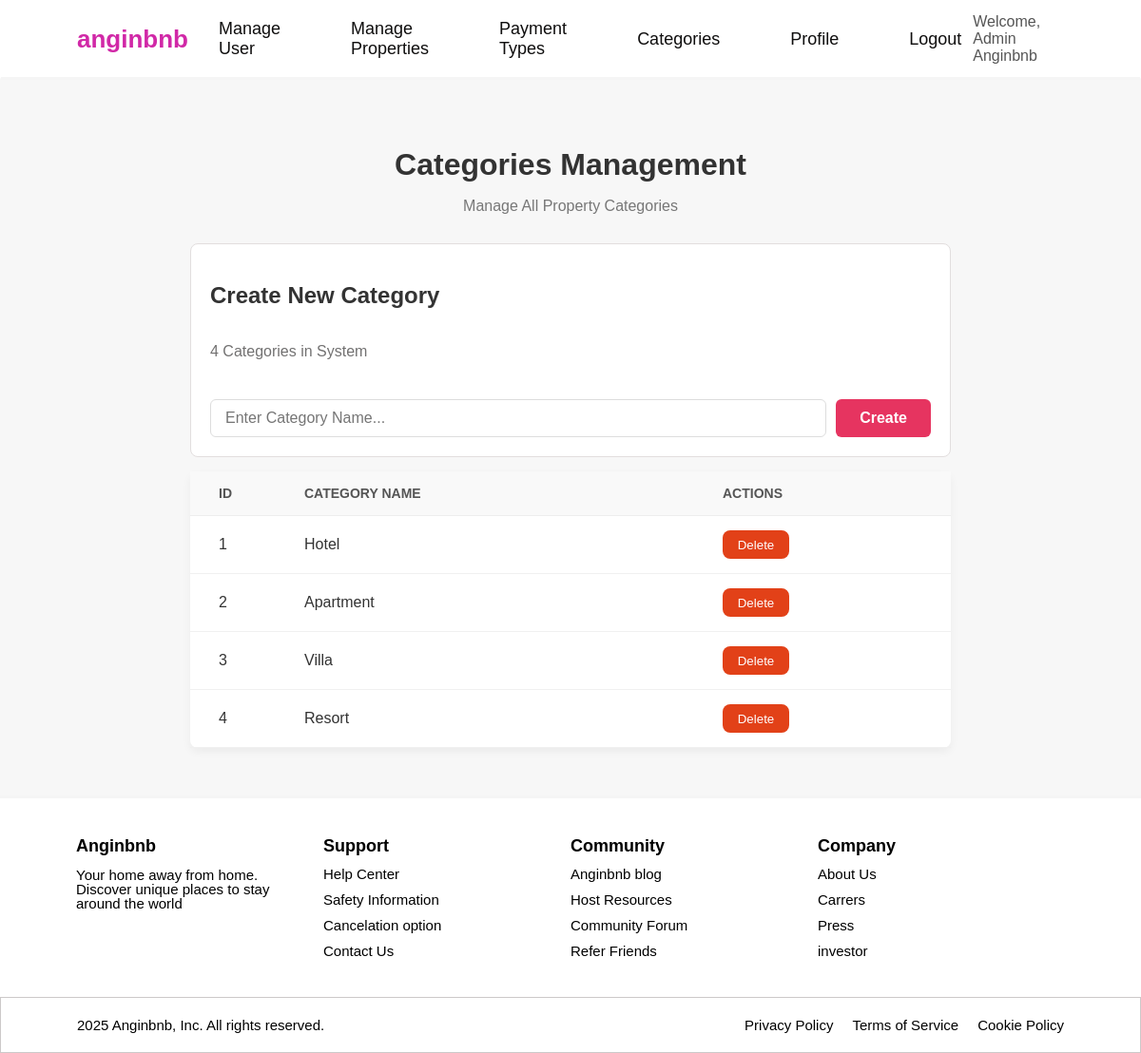
Screenshot of /admin/manage-categories.php (signed in) with the database file from the repository.
### tables this page shows
CREATE TABLE MsCategory (
    CategoryID INT(10) NOT NULL AUTO_INCREMENT,
    CategoryName VARCHAR(20) NOT NULL,
    PRIMARY KEY (CategoryID)
);

### admin/manage-categories.php (the view, shortened to what this page needs)
<?php
include '../config/database.php';
$query = "SELECT * FROM MsCategory";
$result = mysqli_query($connect, $query);
$total_cats = mysqli_num_rows($result);
include '../components/header.php';
include '../components/navbar.php';
?>
<main>
    <div class="container">
        <h1>Categories Management</h1>
        <p>Manage All Property Categories</p>
        <div class="search-bar">
            <h2 class="titlecat">Create New Category</h2>
            <p id="Typecat"><?php echo $total_cats; ?> Categories in System</p>
            <form action="" method="POST" style="display:flex; gap:10px; width:100%;">
                <input type="text" name="category_name" id="entercat" placeholder="Enter Category Name..." required>
                <button type="submit" name="add_category" id="search-btn">Create</button>
            </form>
        </div>
        <div class="isi-properti">
            <div class="properties-grid">
                <div class="grid-category">
                    <div class="category">ID</div>
                    <div class="category">Category Name</div>
                    <div class="category">Actions</div>
                </div>
                <?php while($row = mysqli_fetch_assoc($result)): ?>
                    <div class="data-row">
                        <div class="isi-data-property"><?php echo $row['CategoryID']; ?></div>
                        <div class="isi-data-property"><?php echo $row['CategoryName']; ?></div>
                        <div class="action-buttons">
                            <form action="" method="POST" onsubmit="return confirm('Delete this category?');">
                                <button type="submit" class="Delete">Delete</button>
                            </form>
                        </div>
                    </div>
                <?php endwhile; ?>
            </div>
        </div>
    </div>
</main>
<?php include '../components/footer.php'; ?>

### assets/css/style.css (style rules this page uses)
body { font-family: Arial, sans-serif; background-color: #f7f7f7; color: #333333; min-height: 100vh; margin: 0; padding: 0; display: flex; flex-direction: column; }

### assets/css/home.css (style rules this page uses)
body { background-color: white; color: #333333; min-height: 100vh; display: flex; flex-direction: column; }
main { flex-grow: 1; width: 100%; }

### assets/css/managecategories.css (style rules this page uses)
body { font-family: Arial, sans-serif; background-color: #f7f7f7; color: #333333; min-height: 100vh; margin: 0; padding: 0; display: flex; flex-direction: column; }
main { flex-grow: 1; padding: 40px 0px; }
.container { max-width: 800px; margin: 0 auto; padding: 0 30px; }
h1 { font-size: 32px; font-weight: 800; margin-bottom: 5px; text-align: center; color: #333; }
main p { font-size: 16px; color: #777; margin-bottom: 30px; text-align: center; }
.search-bar { display: flex; flex-direction: column; margin-bottom: 15px; padding: 20px; background-color: white; border-radius: 8px; border: 1px solid rgb(226, 222, 222); }
#Typecat { font-size: 16px; color: #727171; margin-bottom: 1px; text-align: left; padding-bottom: 40px; }
#entercat { flex-grow: 1; padding: 10px 15px; border: 1px solid #ddd; border-radius: 6px; font-size: 16px; box-sizing: border-box; }
#search-btn { padding: 10px 25px; background-color: #e63460; color: white; border: none; border-radius: 6px; font-size: 16px; font-weight: 600; }
.isi-properti { background-color: white; border-radius: 8px; box-shadow: 0 4px 10px rgba(0, 0, 0, 0.05); }
.grid-category, .data-row { display: grid; grid-template-columns: 0.5fr 3fr 1.5fr; column-gap: 20px; align-items: center; padding: 0 30px; }
.grid-category { background-color: #f9f9f9; border-bottom: 1px solid #eee; padding: 15px 30px; }
.category { font-size: 14px; font-weight: bold; color: #555; text-transform: uppercase; text-align: left; }
.data-row { border-bottom: 1px solid #f0f0f0; padding: 15px 30px; transition: background-color 0.2s; }
.action-buttons { display: flex; gap: 5px; }
.action-buttons button { background-color: #e24118; border-radius: 8px; color: white; height: 30px; width: 70px; border: 0px; }

### rows the page displays
mscategory: CategoryID "1", CategoryName "Hotel"
mscategory: CategoryID "2", CategoryName "Apartment"
mscategory: CategoryID "3", CategoryName "Villa"
mscategory: CategoryID "4", CategoryName "Resort"

### other values shown
$_SESSION['user_name'] "Admin Anginbnb"
$total_cats "4"
